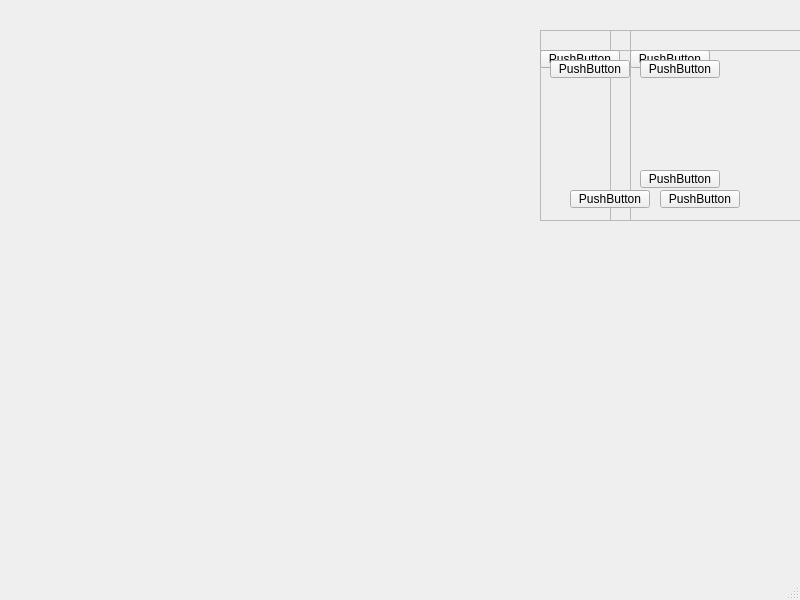
<?xml version="1.0" encoding="UTF-8"?>
<ui version="4.0">
 <class>MainWindow</class>
 <widget class="QMainWindow" name="MainWindow">
  <property name="geometry">
   <rect>
    <x>0</x>
    <y>0</y>
    <width>800</width>
    <height>600</height>
   </rect>
  </property>
  <property name="windowTitle">
   <string>MainWindow</string>
  </property>
  <widget class="QWidget" name="LearnSudoku">
   <widget class="QFrame" name="Introduction">
    <property name="geometry">
     <rect>
      <x>610</x>
      <y>30</y>
      <width>271</width>
      <height>191</height>
     </rect>
    </property>
    <property name="frameShape">
     <enum>QFrame::Shape::StyledPanel</enum>
    </property>
    <property name="frameShadow">
     <enum>QFrame::Shadow::Raised</enum>
    </property>
    <widget class="QPushButton" name="SomeButton">
     <property name="geometry">
      <rect>
       <x>30</x>
       <y>140</y>
       <width>80</width>
       <height>18</height>
      </rect>
     </property>
     <property name="text">
      <string>PushButton</string>
     </property>
    </widget>
   </widget>
   <widget class="QFrame" name="HiddenPairs">
    <property name="geometry">
     <rect>
      <x>630</x>
      <y>30</y>
      <width>271</width>
      <height>191</height>
     </rect>
    </property>
    <property name="frameShape">
     <enum>QFrame::Shape::StyledPanel</enum>
    </property>
    <property name="frameShadow">
     <enum>QFrame::Shadow::Raised</enum>
    </property>
    <widget class="QFrame" name="Steps">
     <property name="geometry">
      <rect>
       <x>0</x>
       <y>20</y>
       <width>271</width>
       <height>191</height>
      </rect>
     </property>
     <property name="frameShape">
      <enum>QFrame::Shape::StyledPanel</enum>
     </property>
     <property name="frameShadow">
      <enum>QFrame::Shadow::Raised</enum>
     </property>
     <widget class="QPushButton" name="Next">
      <property name="geometry">
       <rect>
        <x>30</x>
        <y>140</y>
        <width>80</width>
        <height>18</height>
       </rect>
      </property>
      <property name="text">
       <string>PushButton</string>
      </property>
     </widget>
     <widget class="QPushButton" name="Menu">
      <property name="geometry">
       <rect>
        <x>0</x>
        <y>0</y>
        <width>80</width>
        <height>18</height>
       </rect>
      </property>
      <property name="text">
       <string>PushButton</string>
      </property>
     </widget>
     <widget class="QPushButton" name="Back">
      <property name="geometry">
       <rect>
        <x>10</x>
        <y>10</y>
        <width>80</width>
        <height>18</height>
       </rect>
      </property>
      <property name="text">
       <string>PushButton</string>
      </property>
     </widget>
    </widget>
   </widget>
   <widget class="QFrame" name="NakedPairs">
    <property name="geometry">
     <rect>
      <x>540</x>
      <y>30</y>
      <width>271</width>
      <height>191</height>
     </rect>
    </property>
    <property name="frameShape">
     <enum>QFrame::Shape::StyledPanel</enum>
    </property>
    <property name="frameShadow">
     <enum>QFrame::Shadow::Raised</enum>
    </property>
    <widget class="QFrame" name="Steps_2">
     <property name="geometry">
      <rect>
       <x>0</x>
       <y>20</y>
       <width>271</width>
       <height>191</height>
      </rect>
     </property>
     <property name="frameShape">
      <enum>QFrame::Shape::StyledPanel</enum>
     </property>
     <property name="frameShadow">
      <enum>QFrame::Shadow::Raised</enum>
     </property>
     <widget class="QPushButton" name="Next_2">
      <property name="geometry">
       <rect>
        <x>30</x>
        <y>140</y>
        <width>80</width>
        <height>18</height>
       </rect>
      </property>
      <property name="text">
       <string>PushButton</string>
      </property>
     </widget>
     <widget class="QPushButton" name="Menu_2">
      <property name="geometry">
       <rect>
        <x>0</x>
        <y>0</y>
        <width>80</width>
        <height>18</height>
       </rect>
      </property>
      <property name="text">
       <string>PushButton</string>
      </property>
     </widget>
     <widget class="QPushButton" name="Back_2">
      <property name="geometry">
       <rect>
        <x>10</x>
        <y>10</y>
        <width>80</width>
        <height>18</height>
       </rect>
      </property>
      <property name="text">
       <string>PushButton</string>
      </property>
     </widget>
    </widget>
   </widget>
  </widget>
  <widget class="QMenuBar" name="menubar">
   <property name="geometry">
    <rect>
     <x>0</x>
     <y>0</y>
     <width>800</width>
     <height>17</height>
    </rect>
   </property>
  </widget>
  <widget class="QStatusBar" name="statusbar"/>
 </widget>
 <resources/>
 <connections/>
</ui>
